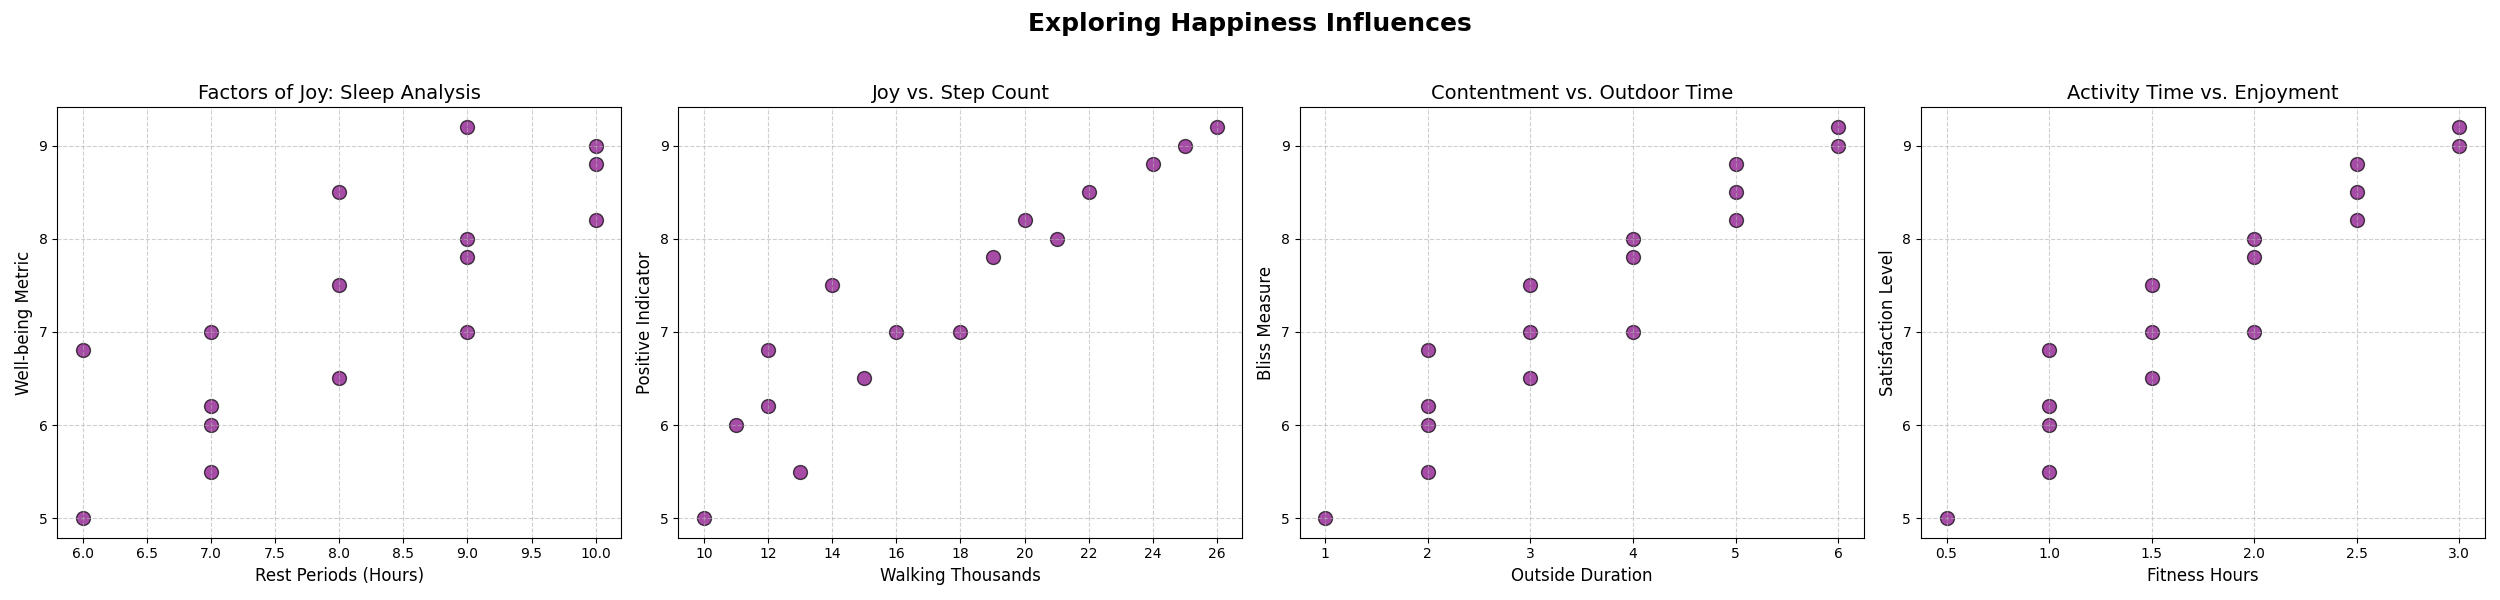

The Python source for this figure:
import matplotlib.pyplot as plt
import numpy as np

# Data for the analysis
happiness_score = np.array([5.0, 6.2, 6.5, 6.0, 7.0, 8.2, 7.5, 7.8, 9.0, 8.5, 7.0, 6.8, 8.0, 8.8, 9.2, 5.5])
sleep_hours = np.array([6, 7, 8, 7, 9, 10, 8, 9, 10, 8, 7, 6, 9, 10, 9, 7])
daily_steps = np.array([10, 12, 15, 11, 18, 20, 14, 19, 25, 22, 16, 12, 21, 24, 26, 13])
outdoor_hours = np.array([1, 2, 3, 2, 4, 5, 3, 4, 6, 5, 3, 2, 4, 5, 6, 2])
exercise_duration = np.array([0.5, 1.0, 1.5, 1.0, 2.0, 2.5, 1.5, 2.0, 3.0, 2.5, 1.5, 1.0, 2.0, 2.5, 3.0, 1.0])

fig, axs = plt.subplots(1, 4, figsize=(25, 6))
fig.suptitle("Exploring Happiness Influences", fontsize=18, fontweight='bold')

# Scatter plot for Happiness vs. Sleep Hours
axs[0].scatter(sleep_hours, happiness_score, color='purple', s=100, edgecolor='black', alpha=0.7)
axs[0].set_title("Factors of Joy: Sleep Analysis", fontsize=14)  # Title altered
axs[0].set_xlabel("Rest Periods (Hours)", fontsize=12)           # X-axis label altered
axs[0].set_ylabel("Well-being Metric", fontsize=12)             # Y-axis label altered
axs[0].grid(True, linestyle='--', alpha=0.6)

# Scatter plot for Happiness vs. Daily Steps
axs[1].scatter(daily_steps, happiness_score, color='purple', s=100, edgecolor='black', alpha=0.7)
axs[1].set_title("Joy vs. Step Count", fontsize=14)              # Title altered
axs[1].set_xlabel("Walking Thousands", fontsize=12)              # X-axis label altered
axs[1].set_ylabel("Positive Indicator", fontsize=12)            # Y-axis label altered
axs[1].grid(True, linestyle='--', alpha=0.6)

# Scatter plot for Happiness vs. Outdoor Hours
axs[2].scatter(outdoor_hours, happiness_score, color='purple', s=100, edgecolor='black', alpha=0.7)
axs[2].set_title("Contentment vs. Outdoor Time", fontsize=14)   # Title altered
axs[2].set_xlabel("Outside Duration", fontsize=12)              # X-axis label altered
axs[2].set_ylabel("Bliss Measure", fontsize=12)                # Y-axis label altered
axs[2].grid(True, linestyle='--', alpha=0.6)

# Scatter plot for Happiness vs. Exercise Duration
axs[3].scatter(exercise_duration, happiness_score, color='purple', s=100, edgecolor='black', alpha=0.7)
axs[3].set_title("Activity Time vs. Enjoyment", fontsize=14)    # Title altered
axs[3].set_xlabel("Fitness Hours", fontsize=12)                 # X-axis label altered
axs[3].set_ylabel("Satisfaction Level", fontsize=12)           # Y-axis label altered
axs[3].grid(True, linestyle='--', alpha=0.6)

fig.tight_layout(rect=[0, 0, 1, 0.95])
plt.show()
